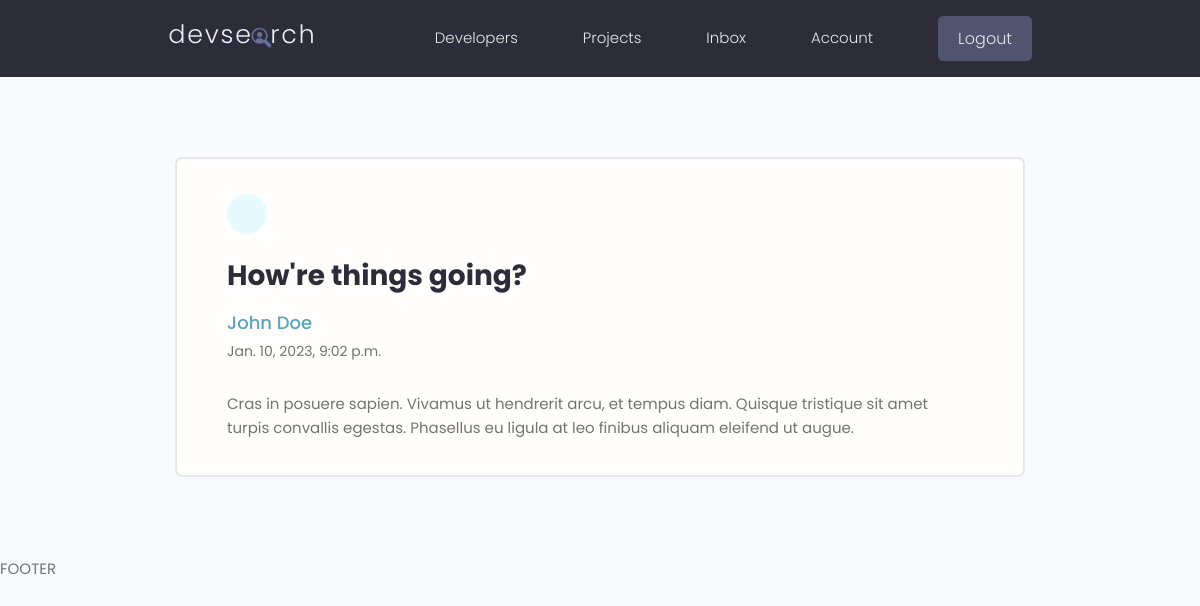
The page /message/c4e73484-4846-430c-ad42-e689abd1f339/ (signed in) on the database its author committed.
### users/models.py (models this page shows, shortened)
class Message(models.Model):
  sender = models.ForeignKey(Profile, on_delete=models.SET_NULL, null=True, blank=True)
  recipient = models.ForeignKey(Profile, on_delete=models.SET_NULL, null=True, blank=True, related_name='messages')
  name = models.CharField(max_length=200, null=True, blank=True)
  email = models.EmailField(max_length=200, null=True, blank=True)
  subject = models.CharField(max_length=200, null=True, blank=True)
  body = models.TextField()
  is_read = models.BooleanField(default=False, null=True)
  created = models.DateTimeField(auto_now_add=True)
  id = models.UUIDField(default=uuid.uuid4, unique=True, primary_key=True, editable=False)
  class Meta:
    ordering = ['is_read', '-created']

### users/views.py (the view)
# urls.py: path('message/<str:pk>/', views.viewMessage, name='message'),
@login_required(login_url='url')
def viewMessage(request, pk):
  profile = request.user.profile
  message = profile.messages.get(id=pk)
  if message.is_read == False:
    message.is_read = True
    message.save()
  context = {
    'message': message
  }
  return render(request, 'users/message.html', context)

### users/templates/users/message.html (shortened to what this page needs)
{% extends 'main.html' %}
{% block content %}
<main class="messagePage my-xl">
  <div class="content-box">
    <div class="message">
      <a class="backButton" href="{% url 'inbox' %}"></a>
      <h2 class="message__subject">{{message.subject}}</h4>
        {% if message.sender %}
          <a href="{% url 'user-profile' message.sender.id  %}" class="message__author">{{message.name}}</a>
        {% else %}
          <p class="message__author">{{message.name}}</p>
        {% endif %}
      <p class="message__date">{{message.created}}</p>
      <div class="message__body">{{message.body|linebreaksbr}}</div>
    </div>
  </div>
</main>
{% endblock content %}

### static/styles/app.css (style rules this page uses)
:root { --color-sub: #2d2d39; }
.content-box { width: 95%; max-width: 85rem; margin: 0 auto; }
.message { padding: 2.5rem 0; }
.message > a { display: flex; gap: 1rem; }
.message__author, .message__date { flex-basis: 25%; }
.message__subject { flex-basis: 50%; }
.message__date { text-align: right; }
.messagePage .message { list-style: none; background: var(--color-white); padding: 3.5rem 5rem; border: 2px solid var(--color-light); border-radius: 0.7rem; }
.messagePage .message__subject { font-size: 2.8rem; color: var(--color-sub); margin-bottom: 1rem; margin-top: 2rem; }
.messagePage .message__author { font-size: 1.8rem; font-weight: 500; }
.messagePage .message__date { font-size: 1.4rem; font-weight: 400; text-align: left; margin-bottom: 3rem; }
.backButton { background: var(--color-main-light); color: var(--color-main); width: 4rem; height: 4rem; display: flex; align-items: center; justify-content: center; border-radius: 50%; }

### static/uikit/styles/modules/_variables.css (style rules this page uses)
:root { --color-main: #5aa5b9; --color-main-light: #e6faff; --color-sub: #3f4156; --color-sub-light: #51546e; --color-sub-lighter: #ededfd; --color-text: #737373; --color-gray: #8b8b8b; --color-light: #e5e7eb; --color-light-gray: #767676; --color-bg: #f8fafd; --color-white: #fffefd; --color-white-light: #f3f3f3; --color-success: #359e64; --color-success-bg: #def8e8; --color-error: #fc4b0b; --color-error-bg: #fff2ee; --font-base: 'Poppins', arial, helvetica, 'Segoe UI', roboto, ubuntu, sans-serif; --font-monospace: 'Fira Code', 'Courier New', courier, monospace; --font-regular: 300; --font-medium: 500; --font-bold: 700; --generic-shadow: 1px 1px 5px #00000010; --generic-transition: all 0.3s ease-in-out; }

### static/uikit/styles/modules/_base.css (style rules this page uses)
* { margin: 0; padding: 0; box-sizing: border-box; text-rendering: optimizeLegibility; color: inherit; font-size: inherit; }
html { font-size: 50%; }
@media only screen and (min-width: 480px) { html { font-size: 56.25%; } }
@media only screen and (min-width: 1200px) { html { font-size: 62.5%; } }
body { line-height: 1.6; font-weight: 400; font-size: 1.5rem; color: var(--color-text); background-color: var(--color-bg); min-height: 100vh; }

### static/uikit/styles/modules/_typography.css (style rules this page uses)
* { font-family: var(--font-base); }
h2 { font-size: 3.6rem; font-weight: var(--font-bold); }
p, span, strong { font-size: 1.6rem; color: var(--color-text); font-weight: var(--font-regular); }
a { padding-bottom: 2px; text-decoration: none; display: inline-block; color: var(--color-main); font-weight: var(--font-medium); }

### static/uikit/styles/modules/_utilities.css (style rules this page uses)
.my-xl { margin: 8rem auto; }

### rows shown on the page
Message: subject "How're things going?", name "John Doe", created "Jan. 10, 2023, 9:02 p.m.", body "Cras in posuere sapien. Vivamus ut hendrerit arcu, et tempus diam. Quisque tristique sit amet turpis convallis egestas. Phasellus eu ligula at leo finibus aliquam eleifend ut augue."
